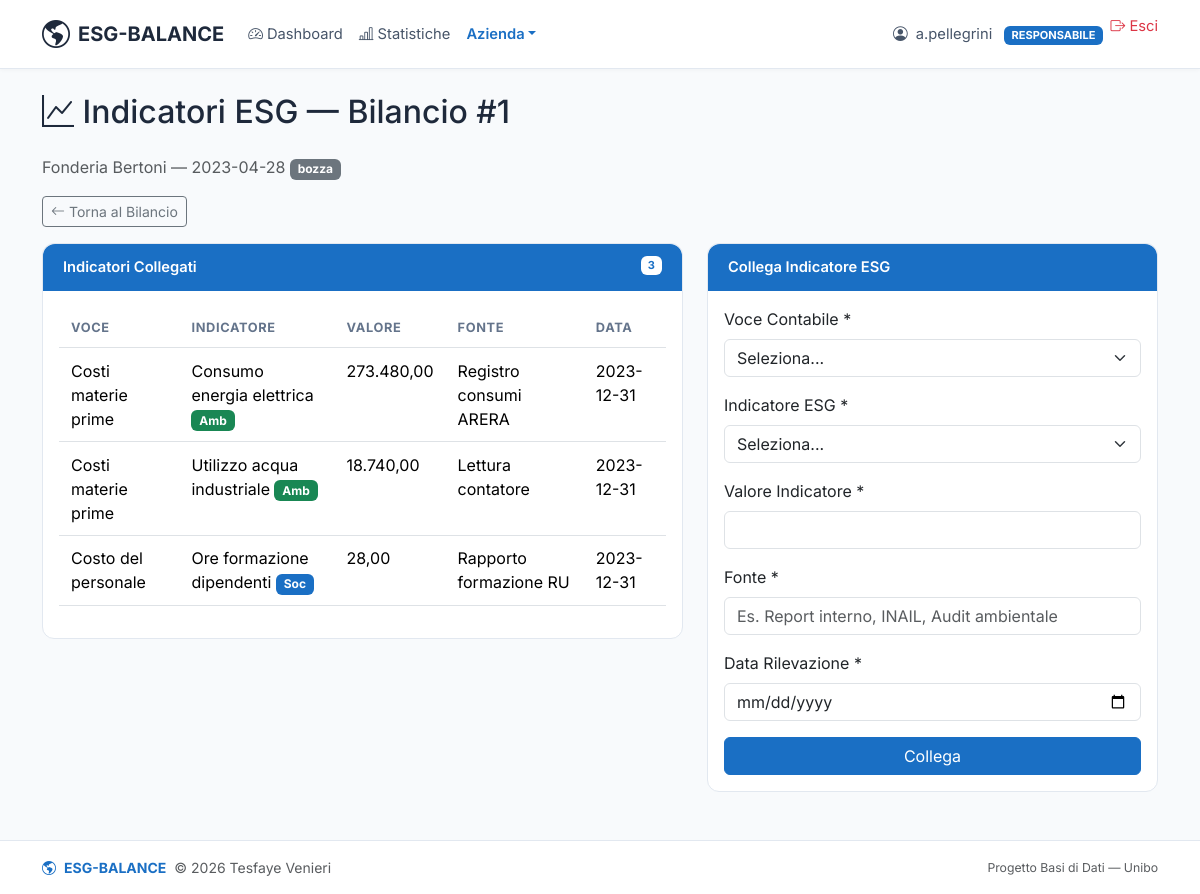
The app's page /pages/responsabile/indicatori_bilancio.php?bilancio=1&azienda=1 (signed in) with its own data.
### tables this page shows
CREATE TABLE bilanci (
    id              INT     NOT NULL AUTO_INCREMENT,
    id_azienda      INT     NOT NULL,
    anno            YEAR    NOT NULL,
    data_creazione  DATE    NOT NULL,
    stato           ENUM('bozza','in_revisione','approvato','respinto') DEFAULT 'bozza',
    PRIMARY KEY (id),
    UNIQUE KEY (id_azienda, anno),
    FOREIGN KEY (id_azienda) REFERENCES aziende(id) ON DELETE CASCADE
);

CREATE TABLE aziende (
    id                      INT             NOT NULL AUTO_INCREMENT,
    nome                    VARCHAR(150)    NOT NULL,
    ragione_sociale         VARCHAR(200)    NOT NULL,
    partita_iva             VARCHAR(11)     NOT NULL,
    settore                 VARCHAR(100)    DEFAULT NULL,
    num_dipendenti          INT             DEFAULT NULL,
    logo                    VARCHAR(255)    DEFAULT NULL,
    nr_bilanci              INT             DEFAULT 0,
    username_responsabile   VARCHAR(50)     NOT NULL,
    PRIMARY KEY (id),
    UNIQUE KEY (ragione_sociale),
    UNIQUE KEY (partita_iva),
    FOREIGN KEY (username_responsabile) REFERENCES responsabili(username) ON DELETE CASCADE
);

CREATE TABLE voci_indicatori (
    id_bilancio         INT             NOT NULL,
    nome_voce           VARCHAR(150)    NOT NULL,
    nome_indicatore     VARCHAR(150)    NOT NULL,
    valore_indicatore   DECIMAL(15,2)   NOT NULL,
    fonte               VARCHAR(255)    NOT NULL,
    data_rilevazione    DATE            NOT NULL,
    PRIMARY KEY (id_bilancio, nome_voce, nome_indicatore),
    FOREIGN KEY (id_bilancio, nome_voce) REFERENCES valori_bilancio(id_bilancio, nome_voce) ON DELETE CASCADE,
    FOREIGN KEY (nome_indicatore) REFERENCES indicatori_esg(nome) ON UPDATE CASCADE
);

### includes/auth.php (called while the page is built, shortened)
<?php
function currentUser(): ?string
{
    return $_SESSION['username'] ?? null;
}

### includes/db.php (called while the page is built, shortened)
<?php
function query(string $sql, array $params = []): array
{
    $pdo = getDBConnection();
    $stmt = $pdo->prepare($sql);
    $stmt->execute($params);
    return $stmt->fetchAll();
}
function queryOne(string $sql, array $params = []): ?array
{
    $rows = query($sql, $params);
    return $rows[0] ?? null;
}

### includes/functions.php (called while the page is built, shortened)
<?php
function statoBadgeClass(string $stato): string
{
    return match ($stato) {
        'bozza'        => 'bg-secondary text-white',
        'in_revisione' => 'bg-accent text-white',
        'approvato'    => 'bg-success text-white',
        'respinto'     => 'bg-danger text-white',
        default        => 'bg-secondary text-white',
    };
}

### pages/responsabile/indicatori_bilancio.php (the view, shortened to what this page needs)
<?php
require_once __DIR__ . '/../../includes/auth.php';
require_once __DIR__ . '/../../includes/db.php';
require_once __DIR__ . '/../../includes/functions.php';
$username = currentUser();
$id_bilancio = (int)($_GET['bilancio'] ?? 0);
$id_azienda  = (int)($_GET['azienda'] ?? 0);
$bilancio = null;
if ($id_bilancio > 0 && $id_azienda > 0) {
    $bilancio = queryOne(
        "SELECT b.*, a.nome AS azienda, a.ragione_sociale
         FROM bilanci b
         JOIN aziende a ON a.id = b.id_azienda
         WHERE b.id = ? AND a.id = ? AND a.username_responsabile = ?",
        [$id_bilancio, $id_azienda, $username]
    );
}
$valori = query(
    "SELECT nome_voce, valore FROM valori_bilancio WHERE id_bilancio = ? ORDER BY nome_voce",
    [$id_bilancio]
);
$collegati = query(
    "SELECT vi.*, ie.tipo
     FROM voci_indicatori vi
     JOIN indicatori_esg ie ON ie.nome = vi.nome_indicatore
     WHERE vi.id_bilancio = ?
     ORDER BY vi.nome_voce, vi.nome_indicatore",
    [$id_bilancio]
);
require_once __DIR__ . '/../../includes/header.php';
?>
<h2 class="mb-4"><i class="bi bi-graph-up"></i> Indicatori ESG — Bilancio #<?php echo $id_bilancio; ?></h2>
<p class="text-muted">
    <?php echo htmlspecialchars($bilancio['azienda']); ?> — <?php echo $bilancio['data_creazione']; ?>
    <span class="badge <?php echo statoBadgeClass($bilancio['stato']); ?>"><?php echo $bilancio['stato']; ?></span>
</p>
<a href="bilancio.php?azienda=<?php echo $id_azienda; ?>&bilancio=<?php echo $id_bilancio; ?>"
    class="btn btn-outline-secondary btn-sm mb-3"><i class="bi bi-arrow-left"></i> Torna al Bilancio</a>
<div class="row g-4">
    <div class="col-md-7">
        <div class="card">
            <div class="card-header bg-accent text-white">
                Indicatori Collegati
                <span class="badge bg-white text-accent float-end"><?php echo count($collegati); ?></span>
            </div>
            <div class="card-body">
                <?php if (empty($collegati)): ?>
                    <p class="text-muted">Nessun indicatore collegato.</p>
                <?php else: ?>
                    <table class="table table-sm table-hover">
                        <thead>
                            <tr>
                                <th>Voce</th>
                                <th>Indicatore</th>
                                <th>Valore</th>
                                <th>Fonte</th>
                                <th>Data</th>
                            </tr>
                        </thead>
                        <tbody>
                            <?php foreach ($collegati as $c): ?>
                                <tr>
                                    <td><?php echo htmlspecialchars($c['nome_voce']); ?></td>
                                    <td>
                                        <?php echo htmlspecialchars($c['nome_indicatore']); ?>
                                        <?php if ($c['tipo'] === 'ambientale'): ?>
                                            <span class="badge bg-success text-white">Amb</span>
                                        <?php elseif ($c['tipo'] === 'sociale'): ?>
                                            <span class="badge bg-accent text-white">Soc</span>
                                        <?php endif; ?>
                                    </td>
                                    <td><?php echo number_format($c['valore_indicatore'], 2, ',', '.'); ?></td>
                                    <td><?php echo htmlspecialchars($c['fonte']); ?></td>
                                    <td><?php echo $c['data_rilevazione']; ?></td>
                                </tr>
                            <?php endforeach; ?>
                        </tbody>
                    </table>
                <?php endif; ?>
            </div>
        </div>
    </div>
    <div class="col-md-5">
        <div class="card">
            <div class="card-header bg-accent text-white">Collega Indicatore ESG</div>
            <div class="card-body">
                <?php if ($bilancio['stato'] !== 'bozza'): ?>
                    <p class="text-muted">Il bilancio non è più in bozza, non puoi collegare nuovi indicatori.</p>
                <?php elseif (empty($valori)): ?>
                    <p class="text-muted">Inserisci prima i valori delle voci contabili nel bilancio.</p>
                <?php else: ?>
                    <form method="POST">
                        <div class="mb-3">
                            <label for="nome_voce" class="form-label">Voce Contabile *</label>
                            <select class="form-select" id="nome_voce" name="nome_voce" required>
                                <option value="">Seleziona...</option>
                            </select>
                        </div>
                        <div class="mb-3">
                            <label for="nome_indicatore" class="form-label">Indicatore ESG *</label>
                            <select class="form-select" id="nome_indicatore" name="nome_indicatore" required>
                                <option value="">Seleziona...</option>
                            </select>
                        </div>
                        <div class="mb-3">
                            <label for="valore_indicatore" class="form-label">Valore Indicatore *</label>
                            <input type="number" class="form-control" id="valore_indicatore" name="valore_indicatore"
                                step="0.01" required>
                        </div>
                        <div class="mb-3">
                            <label for="fonte" class="form-label">Fonte *</label>
                            <input type="text" class="form-control" id="fonte" name="fonte" required
                                placeholder="Es. Report interno, INAIL, Audit ambientale">
                        </div>
                        <div class="mb-3">
                            <label for="data_rilevazione" class="form-label">Data Rilevazione *</label>
                            <input type="date" class="form-control" id="data_rilevazione" name="data_rilevazione" required>
                        </div>
                        <button type="submit" class="btn btn-accent w-100">Collega</button>
                    </form>
                <?php endif; ?>
            </div>
        </div>
    </div>
</div>
<?php require_once __DIR__ . '/../../includes/footer.php'; ?>

### assets/css/style.css (style rules this page uses)
body { font-family: 'Inter', sans-serif; min-height: 100vh; display: flex; flex-direction: column; background-color: #f8fafc; color: #1e293b; }
.bg-accent { background-color: #1a6fc4 !important; }
.text-accent { color: #1a6fc4 !important; }
.btn-accent { background-color: #1a6fc4; color: #fff; border: 1px solid #1a6fc4; }
.card { border: 1px solid #e2e8f0; border-radius: 0.75rem; margin-bottom: 1.5rem; }
.card-header { border-radius: 0.75rem 0.75rem 0 0 !important; font-weight: 600; font-size: 0.92rem; padding: 0.8rem 1.25rem; border-bottom: 1px solid #e2e8f0; background-color: #f8fafc; }
.card-header.bg-accent { background-color: #1a6fc4 !important; color: #fff; border-bottom: none; }
.table th { font-size: 0.8rem; font-weight: 700; text-transform: uppercase; letter-spacing: 0.05em; color: #64748b; }
.table > :not(caption) > * > * { padding: 0.65rem 0.75rem; }

### records on screen
bilanci: id_azienda.nome "Fonderia Bertoni", data_creazione "2023-04-28", stato "bozza"
voci_indicatori: nome_voce "Costi materie prime", nome_indicatore "Consumo energia elettrica", shows "Amb", valore_indicatore "273.480,00", fonte "Registro consumi ARERA", data_rilevazione "2023-12-31"
voci_indicatori: nome_voce "Costi materie prime", nome_indicatore "Utilizzo acqua industriale", shows "Amb", valore_indicatore "18.740,00", fonte "Lettura contatore", data_rilevazione "2023-12-31"
voci_indicatori: nome_voce "Costo del personale", nome_indicatore "Ore formazione dipendenti", shows "Soc", valore_indicatore "28,00", fonte "Rapporto formazione RU", data_rilevazione "2023-12-31"

### other values on screen
$current_user "a.pellegrini"
$current_role "RESPONSABILE"
$id_bilancio "1"
count($collegati) "3"
